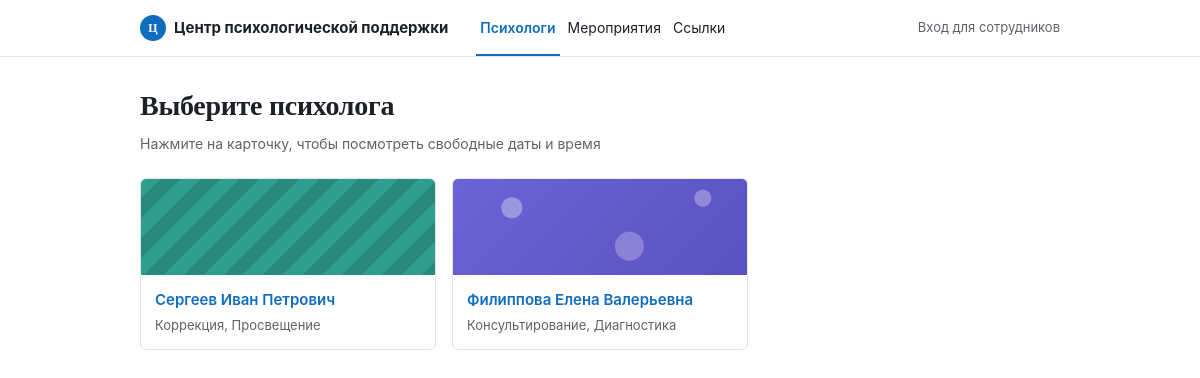
The page / on the database its author committed.
### tables this page shows
CREATE TABLE psychologist_profiles (
    id              INT UNSIGNED AUTO_INCREMENT PRIMARY KEY,
    user_id         INT UNSIGNED NOT NULL UNIQUE,
    photo_path      VARCHAR(255) NULL,
    bio             TEXT NULL,
    max_hours_per_week SMALLINT UNSIGNED NOT NULL DEFAULT 9,
    FOREIGN KEY (user_id) REFERENCES users(id) ON DELETE CASCADE
);

CREATE TABLE users (
    id              INT UNSIGNED AUTO_INCREMENT PRIMARY KEY,
    role            ENUM('client', 'psychologist', 'admin') NOT NULL DEFAULT 'client',
    last_name       VARCHAR(100) NOT NULL,
    first_name      VARCHAR(100) NOT NULL,
    patronymic      VARCHAR(100) NULL,
    group_or_dept   VARCHAR(100) NULL COMMENT 'группа студента / кафедра ППС / отдел сотрудника',
    phone           VARCHAR(20)  NULL,
    email           VARCHAR(150) NULL UNIQUE,
    password_hash   VARCHAR(255) NULL COMMENT 'NULL пока нет своей авторизации / если вход через SSO портала',
    created_at      DATETIME NOT NULL DEFAULT CURRENT_TIMESTAMP
);

### src/Controllers/HomeController.php (called while the page is built, shortened)
<?php
class HomeController
{
    public function index(): void
    {
        $psychologists = [];
        try {
            $stmt = Database::connection()->query(
                "SELECT
                    p.id,
                    u.first_name, u.last_name, u.patronymic,
                    GROUP_CONCAT(d.name SEPARATOR ', ') AS directions
                 FROM psychologist_profiles p
                 JOIN users u ON u.id = p.user_id
                 LEFT JOIN psychologist_directions pd ON pd.psychologist_id = p.id
                 LEFT JOIN directions d ON d.id = pd.direction_id
                 GROUP BY p.id, u.first_name, u.last_name, u.patronymic
                 ORDER BY u.last_name"
            );
            $psychologists = $stmt->fetchAll();
        } catch (\Throwable $e) {
        }
        require __DIR__ . '/../../templates/home.php';
    }
}

### src/Core/Router.php (called while the page is built, shortened)
<?php
class Router
{
    private array $routes = [];
    public function get(string $path, array $handler): void
    {
        $this->routes['GET'][$path] = $handler;
    }
    public function post(string $path, array $handler): void
    {
        $this->routes['POST'][$path] = $handler;
    }
    public function dispatch(string $method, string $uri): void
    {
        $path = parse_url($uri, PHP_URL_PATH);
        $path = rtrim($path, '/') ?: '/';
        $handler = $this->routes[$method][$path] ?? null;
        [$controllerClass, $action] = $handler;
        $controller = new $controllerClass();
        $controller->$action();
    }
}

### public/index.php (called while the page is built, shortened)
<?php
spl_autoload_register(function (string $class) {
    $prefix = 'App\\';
    $relative = substr($class, strlen($prefix));
    $path = __DIR__ . '/../src/' . str_replace('\\', '/', $relative) . '.php';
});
$router = new Router();
$router->get('/', [HomeController::class, 'index']);
$router->get('/psychologist', [BookingController::class, 'show']);
$router->get('/book', [BookingController::class, 'bookForm']);
$router->post('/book', [BookingController::class, 'store']);
$router->get('/login', [AuthController::class, 'loginForm']);
$router->post('/login', [AuthController::class, 'login']);
$router->get('/logout', [AuthController::class, 'logout']);
$router->get('/cabinet', [ClientController::class, 'cabinet']);
$router->post('/cabinet/cancel', [ClientController::class, 'cancel']);
$router->get('/dashboard', [PsychologistController::class, 'dashboard']);
$router->get('/dashboard/schedule', [PsychologistController::class, 'schedule']);
$router->post('/dashboard/schedule', [PsychologistController::class, 'addSlot']);
$router->post('/dashboard/schedule/block', [PsychologistController::class, 'blockSlot']);
$router->get('/dashboard/clients', [PsychologistController::class, 'clients']);
$router->get('/dashboard/clients/show', [PsychologistController::class, 'clientDetail']);
$router->post('/dashboard/notes', [PsychologistController::class, 'addNote']);
$router->get('/announcements', [AnnouncementController::class, 'index']);
$router->get('/dashboard/announcements', [AnnouncementController::class, 'manage']);
$router->post('/dashboard/announcements', [AnnouncementController::class, 'create']);
$router->post('/dashboard/announcements/delete', [AnnouncementController::class, 'delete']);
$router->get('/contacts', [ContactController::class, 'index']);
$router->get('/admin/contacts', [ContactController::class, 'manage']);
$router->post('/admin/contacts', [ContactController::class, 'create']);
$router->post('/admin/contacts/delete', [ContactController::class, 'delete']);
$router->get('/admin', [AdminController::class, 'index']);
$router->get('/admin/psychologists/new', [AdminController::class, 'newPsychologistForm']);
$router->post('/admin/psychologists', [AdminController::class, 'createPsychologist']);
$router->get('/admin/notifications', [AdminController::class, 'notifications']);
$router->dispatch($_SERVER['REQUEST_METHOD'], $_SERVER['REQUEST_URI']);

### src/Core/Database.php (called while the page is built, shortened)
<?php
class Database
{
    private static ?PDO $instance = null;
    public static function connection(): PDO
    {
        if (self::$instance === null) {
            $host = getenv('DB_HOST') ?: null;
            $port = getenv('DB_PORT') ?: null;
            $name = getenv('DB_NAME') ?: null;
            $user = getenv('DB_USER') ?: null;
            $password = getenv('DB_PASSWORD') ?: null;
            if (!$host) {
                $configFile = __DIR__ . '/../../config/config.php';
                if (file_exists($configFile)) {
                    $config = require $configFile;
                    $db = $config['db'];
                    $host = $db['host'] ?? '127.0.0.1';
                    $port = $db['port'] ?? '3306';
                    $name = $db['name'] ?? 'psycho_booking';
                    $user = $db['user'] ?? 'root';
                    $password = $db['password'] ?? '';
                } else {
                    $host = '127.0.0.1';
                    $port = '3306';
                    $name = 'psycho_booking';
                    $user = 'root';
                    $password = '';
                }
            }
            $dsn = sprintf(
                'mysql:host=%s;port=%s;dbname=%s;charset=utf8mb4',
                $host,
                $port,
                $name
            );
            try {
                self::$instance = new PDO($dsn, $user, $password, [
                    PDO::ATTR_ERRMODE => PDO::ERRMODE_EXCEPTION,
                    PDO::ATTR_DEFAULT_FETCH_MODE => PDO::FETCH_ASSOC,
                    PDO::ATTR_EMULATE_PREPARES => false,
                ]);
            } catch (PDOException $e) {
                die('Ошибка подключения к БД: ' . $e->getMessage());
            }
        }
        return self::$instance;
    }
}

### config/config.php (called while the page is built)
<?php
return [
    'db' => [
        'host'     => '127.0.0.1',
        'port'     => '3306',
        'name'     => 'psycho_booking',
        'user'     => 'root',
        'password' => '',
    ],
];

### templates/home.php (the view)
<?php $pageTitle = 'Психологи — запись на приём'; require __DIR__ . '/partials/header.php'; ?>
<h1>Выберите психолога</h1>
<p class="subtitle">Нажмите на карточку, чтобы посмотреть свободные даты и время</p>
<?php if (empty($psychologists)): ?>
    <p class="empty-state">Психологи пока не добавлены в базу.</p>
<?php else: ?>
    <div class="psych-grid">
        <?php foreach ($psychologists as $i => $p): ?>
            <a href="/psychologist?id=<?= (int)$p['id'] ?>" class="psychologist-card">
                <div class="psychologist-card__cover pattern-<?= $i % 4 ?>"></div>
                <div class="psychologist-card__body">
                    <p class="psychologist-name"><?= htmlspecialchars($p['last_name'] . ' ' . $p['first_name'] . ' ' . ($p['patronymic'] ?? '')) ?></p>
                    <p class="psychologist-tags"><?= htmlspecialchars($p['directions'] ?? '') ?></p>
                </div>
            </a>
        <?php endforeach; ?>
    </div>
<?php endif; ?>
<?php require __DIR__ . '/partials/footer.php'; ?>

### public/assets/css/style.css (style rules this page uses)
:root { --blue: #0F6CBF; --blue-dark: #0B4F8F; --blue-light: #E8F1FA; --ink: #1D2125; --muted: #5F6368; --border: #E3E5E8; --bg: #FFFFFF; --panel: #F5F6F8; --white: #FFFFFF; --radius: 6px; --font-display: Georgia, "Times New Roman", serif; --font-sans: -apple-system, "Segoe UI", Roboto, Arial, sans-serif; --text: var(--ink); --text-secondary: var(--muted); }
* { box-sizing: border-box; }
body { margin: 0; font-family: var(--font-sans); background: var(--bg); color: var(--ink); font-size: 15px; line-height: 1.5; }
a { color: var(--blue); }
h1 { font-family: var(--font-display); font-size: 28px; font-weight: 700; margin: 0 0 6px; letter-spacing: -0.01em; }
.subtitle { color: var(--muted); font-size: 14px; margin: 0 0 24px; }
.psych-grid { display: grid; grid-template-columns: repeat(auto-fill, minmax(220px, 1fr)); gap: 16px; margin-bottom: 12px; }
.psychologist-card { display: block; text-decoration: none; color: inherit; background: var(--white); border: 1px solid var(--border); border-radius: var(--radius); overflow: hidden; transition: box-shadow 0.15s, border-color 0.15s; }
.psychologist-card__cover { height: 96px; position: relative; }
.pattern-0 { background: repeating-linear-gradient(135deg, #2F9E8F 0 14px, #278A7D 14px 28px); }
.pattern-1 { background: radial-gradient(circle at 20% 30%, rgba(255,255,255,0.35) 0 10px, transparent 11px), radial-gradient(circle at 60% 70%, rgba(255,255,255,0.25) 0 14px, transparent 15px), radial-gradient(circle at 85% 20%, rgba(255,255,255,0.3) 0 8px, transparent 9px), linear-gradient(135deg, #6C63D6, #5A52C0); }
.psychologist-card__body { padding: 14px; }
.psychologist-name { font-weight: 600; font-size: 15px; margin: 0 0 4px; color: var(--blue); }
.psychologist-tags { font-size: 13px; color: var(--muted); margin: 0; }

### rows shown on the page
psychologist_profiles: user.patronymic "Сергеев Иван Петрович", directions "Коррекция, Просвещение"
psychologist_profiles: user.patronymic "Филиппова Елена Валерьевна", directions "Консультирование, Диагностика"
